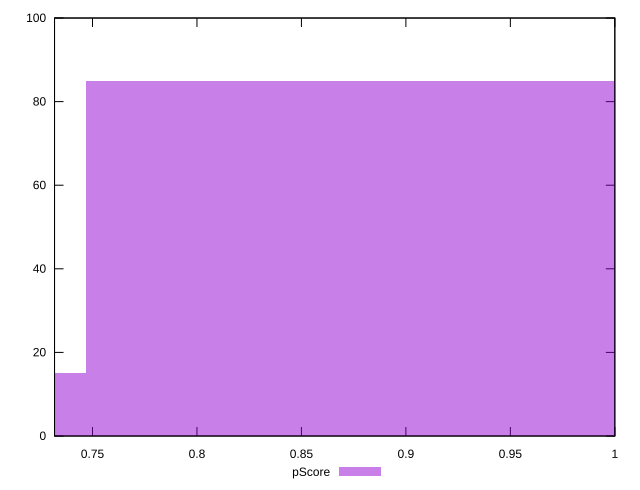

The gnuplot source for this figure:
reset

$pScore <<EOF
0.8960668654884965 85
0.5973779103256643 15
EOF

set key outside below
set boxwidth 0.29868895516283217
set xrange [0.7318288888888889:1]
set yrange [0:100]
set trange [0:100]
set style fill transparent solid 0.5 noborder
set terminal svg size 640, 490 enhanced background rgb 'white'
set output "report_00025_2021-02-22T21:38:55.199Z/uses-rel-preconnect/samples/pages/pScore/histogram.svg"

plot $pScore title "pScore" with boxes

reset
